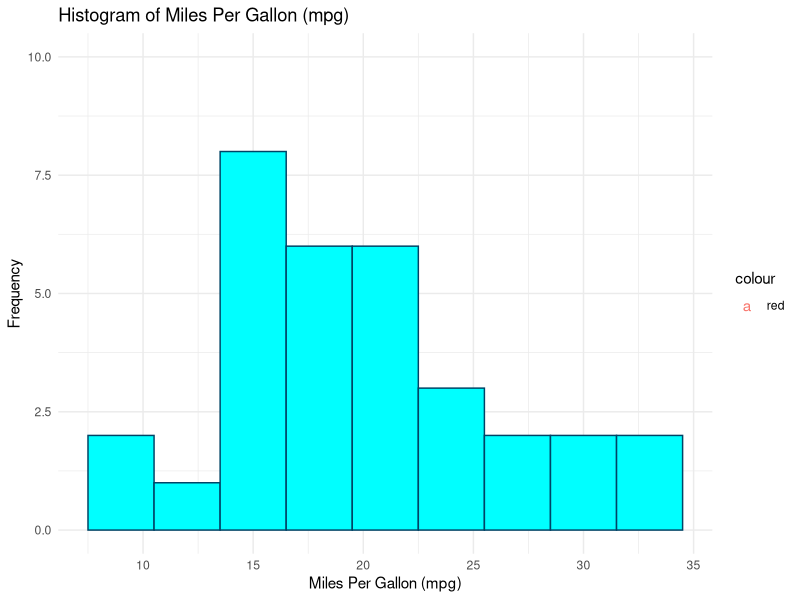

R code for this plot:
4#Create a histogram of the miles per gallon (mpg) in the mtcars dataset. Use different shades of blue to represent the frequency of each bin. Add appropriate title and labels to the plot. Calculate and display the mean and standard deviation of mpg on the plot.
# Load the ggplot2 library

library(ggplot2)

# Create a histogram of 'mpg' with different shades of blue
mpg_histogram <- ggplot(mtcars, aes(x = mpg)) +
  geom_histogram(binwidth = 3, fill = "#00FFFF", color = "#004466") +  # Use shades of blue
  labs(
    title = "Histogram of Miles Per Gallon (mpg)",
    x = "Miles Per Gallon (mpg)",
    y = "Frequency"
  ) +
  theme_minimal()

# Calculate mean and standard deviation of mpg
mean_mpg <- mean(mtcars$mpg)
std_dev_mpg <- sd(mtcars$mpg)

# Add mean and standard deviation to the plot
mpg_histogram +
  geom_text(aes(label = paste("Mean =", round(mean_mpg, 2), "\nSD =", round(std_dev_mpg, 2)),
                x = mean_mpg, y = 10, vjust = -1, hjust = 0.5, color = "red"))
            
            
